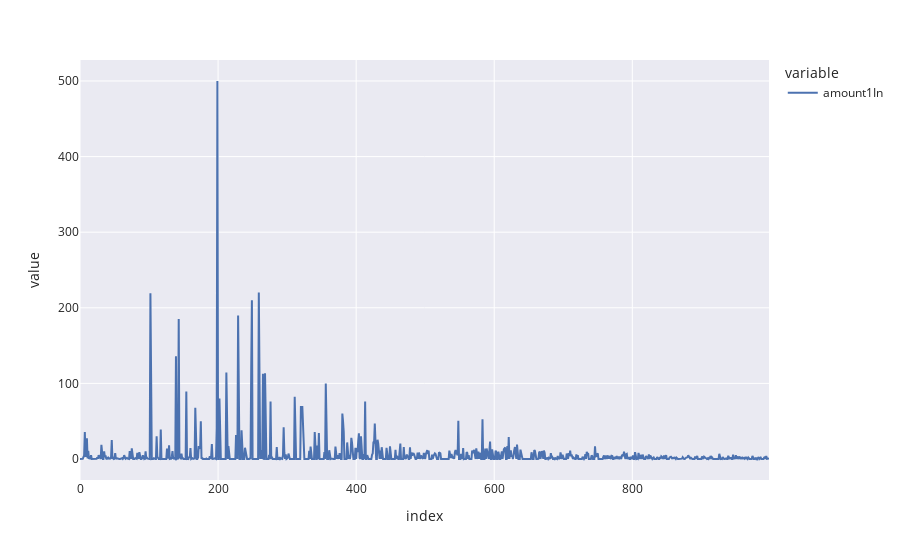

The code cell stored with this chart in its notebook:
### Markdown cell above
## Visualizing the trades

### Code cell
live_df['amount1In'].plot()

### Figure 1 — Plotly figure (JSON) as saved in the notebook; plotly's stock layout.template omitted (floating-point values rounded to 4 significant figures; data arrays with more than 128 entries replaced by an {"elided": "..."} marker saying what was removed)
{"data": [{"hovertemplate": "variable=amount1In<br>index=%{x}<br>value=%{y}<extra></extra>", "legendgroup": "amount1In", "line": {"color": "rgb(76,114,176)", "dash": "solid"}, "mode": "lines", "name": "amount1In", "orientation": "v", "showlegend": true, "type": "scatter", "x": {"elided": "999 int values"}, "xaxis": "x", "y": {"elided": "999 float values"}, "yaxis": "y"}], "layout": {"legend": {"title": {"text": "variable"}, "tracegroupgap": 0}, "margin": {"t": 60}, "xaxis": {"anchor": "y", "domain": [0, 1], "title": {"text": "index"}}, "yaxis": {"anchor": "x", "domain": [0, 1], "title": {"text": "value"}}}}
